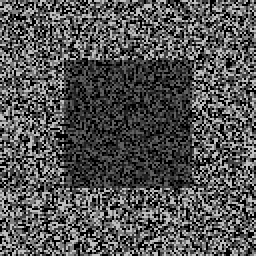
#> input picture Stereo Correspondence/input/pair0-L.png, 128 x 128 px (shown 2 times larger)
$ python ps2.py
#> lines starting #> are read from the running program, lines starting #| are printed output that depends on the picture
### Stereo Correspondence/disparity_ssd.py
import cv2
import numpy as np

def disparity_ssd(L, R,block_size=5):
    """Compute disparity map D(y, x) such that: L(y, x) = R(y, x + D(y, x))

    Params:
    L: Grayscale left image
    R: Grayscale right image, same size as L

    Returns: Disparity map, same size as L, R
    """

    # TODO: Your code here
    rows,columns=L.shape
    d_map=np.zeros(L.shape,dtype=np.float32)

    for r in range(block_size//2,rows-block_size//2):
        min_r=max(0,r-block_size//2)
        max_r=min(rows,r+block_size//2)
        for c in range(block_size//2,columns-block_size//2):
            min_c=max(0,c-block_size//2)
            max_c=min(columns,c+block_size//2)
            template=L[min_r:max_r,min_c:max_c]
            #Choose the strip in the other image
            R_strip=R[min_r:max_r,0:columns]
            #Apply temlate matching
            res=cv2.matchTemplate(R,template,5)
            [_,_,minimum,_]=cv2.minMaxLoc(res)
            c_tf = max(c-rc_min-tpl_cols/2, 0)
            dist = np.arange(error.shape[1]) - c_tf
            cost = error - np.abs(dist * lambda_factor)
            _,_,_,max_loc = cv2.minMaxLoc(cost)
            D_L[r, c] = dist[max_loc[0]]

    return d_map

### Stereo Correspondence/ps2.py
# ps2
import os
import numpy as np
import cv2
import matplotlib.pyplot as plt

## 1-a
# Read images
L = cv2.imread(os.path.join('input', 'pair0-L.png'), 0)
#> L is the input picture: shape (128, 128); min 0, max 191, mean 83.5
R = cv2.imread(os.path.join('input', 'pair0-R.png'), 0)
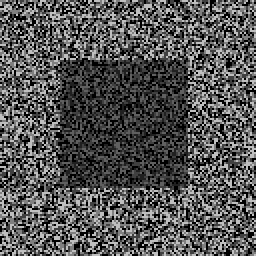
#> input picture Stereo Correspondence/input/pair0-R.png, 128 x 128 px (shown 2 times larger)
#> R is the input picture: shape (128, 128); min 0, max 191, mean 83.5

# Compute disparity (using method disparity_ssd defined in disparity_ssd.py)
from disparity_ssd import disparity_ssd
D_L = disparity_ssd(L, R)
#> after the loop in disparity_ssd, `for r in range(block_size//2,rows-block_size//2):`:
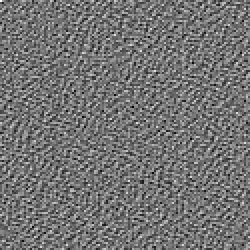
#> res: shape (125, 125) float32 (shown 2 times larger); min -0.834, max 1, mean 0.000262; drawn with min black and max white
#> (the run stopped early here; a loop or call above may not have finished)
